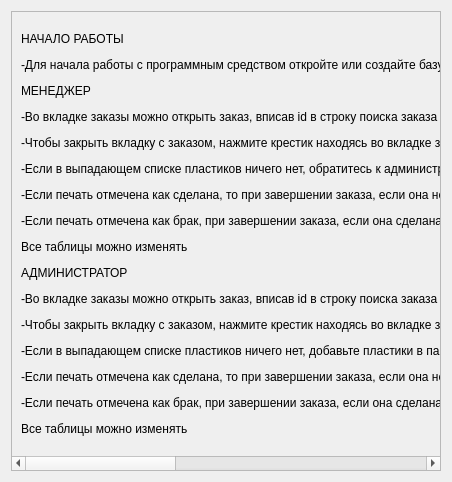
<?xml version="1.0" encoding="UTF-8"?>
<ui version="4.0">
 <class>Help</class>
 <widget class="QWidget" name="Help">
  <property name="geometry">
   <rect>
    <x>0</x>
    <y>0</y>
    <width>452</width>
    <height>482</height>
   </rect>
  </property>
  <property name="windowTitle">
   <string>Form</string>
  </property>
  <layout class="QGridLayout" name="gridLayout">
   <item row="0" column="0">
    <widget class="QScrollArea" name="scrollArea">
     <property name="widgetResizable">
      <bool>true</bool>
     </property>
     <widget class="QWidget" name="scrollAreaWidgetContents">
      <property name="geometry">
       <rect>
        <x>0</x>
        <y>0</y>
        <width>1431</width>
        <height>522</height>
       </rect>
      </property>
      <layout class="QGridLayout" name="gridLayout_2">
       <item row="0" column="0">
        <widget class="QLabel" name="label_Help">
         <property name="text">
          <string>&lt;html&gt;&lt;head/&gt;&lt;body&gt;&lt;p&gt;НАЧАЛО РАБОТЫ&lt;/p&gt;&lt;p align=&quot;justify&quot;&gt;-Для начала работы с программным средством откройте или создайте базу данных в меню «Файл». После чего войдите в учетную запись или создайте ее&lt;/p&gt;&lt;p align=&quot;justify&quot;&gt;МЕНЕДЖЕР&lt;/p&gt;&lt;p align=&quot;justify&quot;&gt;-Во вкладке заказы можно открыть заказ, вписав id в строку поиска заказа или создать заказ, придумав ему имя. Имя может быть любым на выбор.&lt;/p&gt;&lt;p&gt;-Чтобы закрыть вкладку с заказом, нажмите крестик находясь во вкладке заказа в левом верхнем углу&lt;/p&gt;&lt;p&gt;-Если в выпадающем списке пластиков ничего нет, обратитесь к администратору для заполнения параметров печати&lt;/p&gt;&lt;p&gt;-Если печать отмечена как сделана, то при завершении заказа, если она не бракована, она будет посчитана в прибыль, при удалении заказа она будет посчитана в убытки без коэффициента надбавки&lt;/p&gt;&lt;p&gt;-Если печать отмечена как брак, при завершении заказа, если она сделана будут посчитаны ее убытки без коэффициента надбавки&lt;/p&gt;&lt;p&gt;Все таблицы можно изменять&lt;/p&gt;&lt;p&gt;АДМИНИСТРАТОР&lt;/p&gt;&lt;p&gt;-Во вкладке заказы можно открыть заказ, вписав id в строку поиска заказа или создать заказ, придумав ему имя. Имя может быть любым на выбор.&lt;/p&gt;&lt;p&gt;-Чтобы закрыть вкладку с заказом, нажмите крестик находясь во вкладке заказа в левом верхнем углу&lt;/p&gt;&lt;p&gt;-Если в выпадающем списке пластиков ничего нет, добавьте пластики в параметрах печати, а затем закройте все заказы и откройте их заново&lt;/p&gt;&lt;p&gt;-Если печать отмечена как сделана, то при завершении заказа, если она не бракована, она будет посчитана в прибыль, при удалении заказа она будет посчитана в убытки без коэффициента надбавки&lt;/p&gt;&lt;p&gt;-Если печать отмечена как брак, при завершении заказа, если она сделана будут посчитаны ее убытки без коэффициента надбавки&lt;/p&gt;&lt;p&gt;Все таблицы можно изменять&lt;/p&gt;&lt;/body&gt;&lt;/html&gt;</string>
         </property>
        </widget>
       </item>
      </layout>
     </widget>
    </widget>
   </item>
  </layout>
 </widget>
 <resources/>
 <connections/>
</ui>
